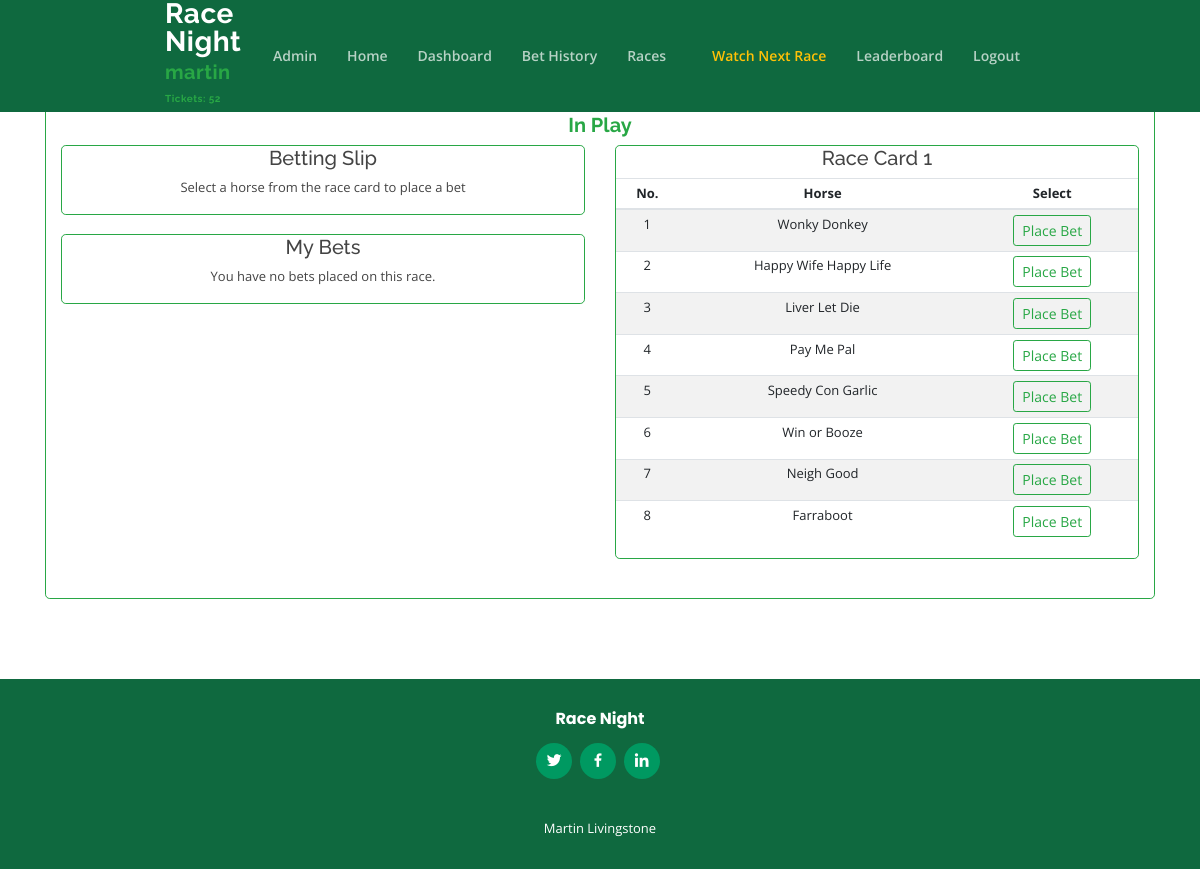
Screenshot of /races/dashboard/1 (signed in) with the database file from the repository.
### accounts/models.py (models this page shows, shortened)
class Profile(models.Model):
    user = models.OneToOneField(User, on_delete=models.CASCADE)
    cash = models.PositiveIntegerField(default=20)

### races/models.py (models this page shows, shortened)
class Race(models.Model):
    STATUS = (
        ('Upcoming', 'Upcoming'),
        ('In Play', 'In Play'),
        ('No More Bets', 'No More Bets'),
        ('Finished', 'Finished')
        )
    number = models.PositiveIntegerField()
    name = models.CharField(max_length=100)
    srcyoutube = models.CharField(max_length=200, null=True)
    status = models.CharField(max_length=200, null=True, choices=STATUS)

class RaceEntry(models.Model):
    race = models.ForeignKey('Race', on_delete=models.CASCADE)
    number = models.PositiveIntegerField(default=0)
    horse = models.OneToOneField('Horse', on_delete=models.CASCADE)
    won = models.BooleanField(default=False)

class Horse(models.Model):
    name = models.CharField(max_length=50)

### races/views.py (the view)
# urls.py: path('dashboard/<int:pk>',views.dashboard, name='dashboard'),
@login_required
def dashboard(request, pk):
    raceentrys = RaceEntry.objects.filter(race=pk)
    bets = Bet.objects.filter(user=request.user, raceentry__race=pk)
    race = Race.objects.get(pk=pk)
    status = race.status
    betstotal = Bet.objects.filter(raceentry__race=pk)
    bets_total_amount = Bet.objects.filter(raceentry__race=pk).aggregate(Sum('amount'))['amount__sum']
    bets_won = Bet.objects.filter(raceentry__race=pk, raceentry__won=True)
    bets_won_amount = Bet.objects.filter(raceentry__race=pk, raceentry__won=True).aggregate(Sum('amount'))['amount__sum']
    if bets_won:
        win_per_ticket = int(bets_total_amount/bets_won_amount)
    else:
        win_per_ticket = 'No Winning Tickets!'
    if raceentrys:
        winner = RaceEntry.objects.get(race=pk, won=True)
    else:
        winner=""
    raceentry_bets = {}
    for raceentry in raceentrys:
        raceentry_bets[raceentry.id] = Bet.objects.filter(raceentry=raceentry).aggregate(Sum('amount'))['amount__sum']
    print(raceentry_bets)
    context = {'raceentrys':raceentrys, 'bets':bets, 'race':race, 'race_status':status, 'winner':winner,
                'bets_total_amount':bets_total_amount, 'raceentry_bets':raceentry_bets,
                'bets_winning':bets_won_amount, 'win_per_ticket':win_per_ticket}
    return render(request, 'races/dashboard.html', context)

### racenight/context_processors.py (called while the page is built, shortened)
def get_race_numbers(request):
    race_ID = []
    races = Race.objects.all().order_by('number')
    for race in races:
        race_ID.append(race.id)
    if races:
        context = { 'race_one':     race_ID[0],
                    'race_two':     race_ID[1],
                    'race_three':   race_ID[2],
                    'race_four':    race_ID[3],
                    'race_five':    race_ID[4],}
    else:
       context = { 'race_one':     1,
                    'race_two':     2,
                    'race_three':   3,
                    'race_four':    4,
                    'race_five':    5,}
    return context

def get_race_status(request):
    race_status = []
    races = Race.objects.all().order_by('number')
    for race in races:
        race_status.append(race.status)
    if races:
        context = { 'race_status_one':     race_status[0],
                    'race_status_two':     race_status[1],
                    'race_status_three':   race_status[2],
                    'race_status_four':    race_status[3],
                    'race_status_five':    race_status[4],
    }
    return context

### races/templates/races/dashboard.html
{% extends "base.html" %}
{% block content %}
<div class="container text-center border border-success rounded-lg">
    <div class="row">
        <div class="col text-center">
            {% if race_status == 'In Play' %}
                <h5>Race {{ race.number }} - {{ race.name }} </h5>
                <h5 class='text-center'><span class='font-weight-bold text-success'> {{ race.status }}</span></h5>
            {% elif race_status == 'Finished' %}
                <h5>Race {{ race.number }} - {{ race.name }} </h5>
                <h5 class='text-center'><span class='font-weight-bold text-dange'> {{ race.status }}</span></h5>
                <a type="button" class="btn btn-sm btn-primary px-2" href="{% url 'races:watchrace' race.id %} ">Rewatch Race</a>
            {% elif race_status == 'No More Bets' %}
                <h5>Race {{ race.number }} - {{ race.name }} </h5>
                <h5 class='text-center'><span class='font-weight-bold text-warning'> {{ race.status }}</span></h5>
                 <a type="button" class="btn btn-sm btn-warning px-2" href="{% url 'races:watchrace' race.id %} ">Watch Race</a>
            {% else %}
                <h5>Race {{ race.number }} - {{ race.name }} </h5>
                <h5 class='text-center'><span class='font-weight-bold text-primary'> {{ race.status }}</span></h5>
            {% endif %}
        </div>
    </div>
    <div class="row">
        <div class="col-md-6">
            {% if race_status == 'In Play' %}
                {% include 'races/dashboard_bet_slip.html' %}
                <br>
            {% endif %}
            {% if race_status == 'No More Bets' %}
                <br>
                {% include 'races/dashboard_mybets.html' %}
            {% elif race_status == 'Finished' %}
                <br>
                {% include 'races/dashboard_mybets.html' %}
            {% elif race_status == 'In Play' %}
                {% include 'races/dashboard_mybets.html' %}
            {% endif %}
            <br>
        </div>
        <div class="col-md-6 ">
            {% if race_status == 'Finished' %}
            {% include 'races/dashboard_race_results.html' %}
            <br>
            {% else %}
            {% include 'races/dashboard_race_card.html' %}
            {% endif %}
            <br>
        </div>
    </div>
    <br>
</div>
{% endblock %}

### templates/base.html (shortened to what this page needs)
<!DOCTYPE html>
<html lang="en">
<head>
  <link href="/static/css/bootstrap.min.css" rel="stylesheet">
  <link href="/static/fonts/icofont.min.css" rel="stylesheet">
  <link href="/static/css/assets/boxicons/css/boxicons.min.css" rel="stylesheet">
  <link href="/static/css/assets/remixicon/remixicon.css" rel="stylesheet">
  <link href="/static/css/style.css" rel="stylesheet">
  <link href="/static/css/racenight.css" rel="stylesheet">
</head>
<body>
  <header id="header" class="fixed-top ">
    <div class="container-fluid">
      <div class="row justify-content-center">
        <div class="col-xl-9 d-flex align-items-center justify-content-between">
          {% if user.is_authenticated %}
          <h1 class="logo"><a href="{% url 'frontpage' %}">Race Night </a>
          <a href="{% url 'maindashboard' %}"><span class='text-success'  style='font-size:20px'>{{ user }}
          <sup class='text-success' style='font-size:10px'>Tickets: {{ user.profile.cash }}</sup></span></a>
          </h1>
          <nav class="nav-menu d-none d-lg-block">
            <ul>
              {% if user.is_superuser %}
              <li><a href="{% url 'admin:index' %}">Admin</a></li>
              {% endif %}
              <li><a href="{%url 'frontpage' %}">Home</a></li>
              <li><a class="nav-link" href="{% url 'maindashboard' %}">Dashboard</a></li>
              <li><a class="nav-link" href="{% url 'bethistory' %}">Bet History</a></li>
              <li class="drop-down"><a href="">Races</a>
              </li>
              <li><a class="nav-link text-warning" href="{% url 'races:watchnextrace'%}">Watch Next Race</a></li>
              <li><a href="{% url 'races:leaderboard' %}">Leaderboard</a></li>
              <li><a class="nav-link" href="{% url 'logout' %}">Logout</a></li>
            </ul>
          </nav>
          {% endif %}
        </div>
      </div>
    </div>
  </header>
  <main id="main">
    <section id="services" class="dashboard">
      <div class="container">
        {% block content %}
        {% endblock %}
      </div>
    </section>
  </main>
   <footer id="footer">
    <div class="container">
      <h3>Race Night</h3>
      <div class="social-links">
        <a href="https://twitter.com/MartLivingstone" class="twitter"><i class="bx bxl-twitter"></i></a>
        <a href="https://www.facebook.com/martin.livingstone.5011/" class="facebook"><i class="bx bxl-facebook"></i></a>
        <a href="https://www.linkedin.com/in/martinlivingstone/" class="linkedin"><i class="bx bxl-linkedin"></i></a>
      </div>
      <div class="credits">
        Martin Livingstone</a>
      </div>
    </div>
  </footer>
</body>
</html>

### races/templates/races/dashboard_race_card.html (shortened to what this page needs)
<div class="text-center border border-success rounded-lg">
<h5>Race Card {{ race.number }}</h1>
    <table class="table table-condensed table-striped table-sm">
    <thead>
        <tr>
            <th>No.</th>
            <th>Horse</th>
            {% if race_status == 'In Play' %}
            <th>Select</th>
            {% else %}
            <th>
            {% endif %}
        </tr>
    </thead>
    <tbody>
        {% for entry in raceentrys %}
            <td>{{ entry.number }}</td>
            <td>{{ entry.horse.name }}</td>
            {% if race_status == 'In Play' %}
                <td><a class='btn btn-outline-success btn-sm' href="{% url 'races:bet-create' entry.id %}">Place Bet</td>
            {% elif race_status == 'Finished' %}
                    {% if entry == winner %}
                    <td>WINNER</td>
                    {% else %}
                    <td></td>
                    {% endif %}
            {% else %}
            <td></td>
            {% endif %}
        {% endfor %}
    </tbody>
</table>
</div>

### static/css/style.css (style rules this page uses)
body { font-family: "Open Sans", sans-serif; color: #444444; }
a { color: #009961; }
h1, h2, h3, h4, h5, h6 { font-family: "Raleway", sans-serif; }
#header { z-index: 997; background: #0f693f; }
#header .logo { font-size: 28px; margin: 0; padding: 0; line-height: 1; font-weight: 700; letter-spacing: 0.5px; }
#header .logo a { color: #fff; }
.nav-menu ul { margin: 0; padding: 0; list-style: none; }
.nav-menu > ul { display: flex; }
.nav-menu > ul > li { position: relative; white-space: nowrap; margin: 0 12px; }
.nav-menu a { display: block; position: relative; color: rgba(255, 255, 255, 0.7); transition: 0.3s; font-size: 14px; padding: 25px 3px; font-weight: 600; font-family: "Open Sans", sans-serif; }
.nav-menu > ul > li > a:before { content: ""; position: absolute; width: 100%; height: 2px; bottom: -2px; left: 0; background-color: #009961; visibility: hidden; width: 0px; transition: all 0.3s ease-in-out 0s; }
.nav-menu .drop-down > a:after { content: "\ea99"; font-family: IcoFont; padding-left: 5px; }
.mobile-nav { position: fixed; top: 55px; right: 15px; bottom: 15px; left: 15px; z-index: 9999; overflow-y: auto; background: #fff; transition: ease-in-out 0.2s; opacity: 0; visibility: hidden; border-radius: 10px; padding: 10px 0; }
.mobile-nav * { margin: 0; padding: 0; list-style: none; }
.mobile-nav a { display: block; position: relative; color: #282828; padding: 10px 20px; font-weight: 500; outline: none; }
.mobile-nav .drop-down > a:after { content: "\ea99"; font-family: IcoFont; padding-left: 10px; position: absolute; right: 15px; }
.mobile-nav .drop-down > a { padding-right: 35px; }
section { padding: 80px 0; overflow: hidden; }
.dashboard { font-size: 13px; }
.dashboard .table { font-size: 13px; }
#footer { background: #0f693f; color: #fff; font-size: 14px; text-align: center; padding: 30px 0; }
#footer h3 { font-size: 16px; font-weight: 700; color: #fff; position: relative; font-family: "Poppins", sans-serif; padding: 0; margin: 0 0 15px 0; }
#footer .social-links { margin: 0 0 40px 0; }
#footer .social-links a { font-size: 18px; display: inline-block; background: #009961; color: #fff; line-height: 1; padding: 8px 0; margin-right: 4px; border-radius: 50%; text-align: center; width: 36px; height: 36px; transition: 0.3s; }
#footer .credits { font-size: 13px; }

### static/css/racenight.css (style rules this page uses)
.table-condensed { font-size: 14px; }
div, iframe { display:block; margin: 0 auto; }

### rows the page displays
Race: status "In Play", number "1"
RaceEntry: number "1", horse.name "Wonky Donkey"
RaceEntry: number "2", horse.name "Happy Wife Happy Life"
RaceEntry: number "3", horse.name "Liver Let Die"
RaceEntry: number "4", horse.name "Pay Me Pal"
RaceEntry: number "5", horse.name "Speedy Con Garlic"
RaceEntry: number "6", horse.name "Win or Booze"
RaceEntry: number "7", horse.name "Neigh Good"
RaceEntry: number "8", horse.name "Farraboot"

### other values shown
{{ user }} "martin"
{{ user.profile.cash }} "52"
